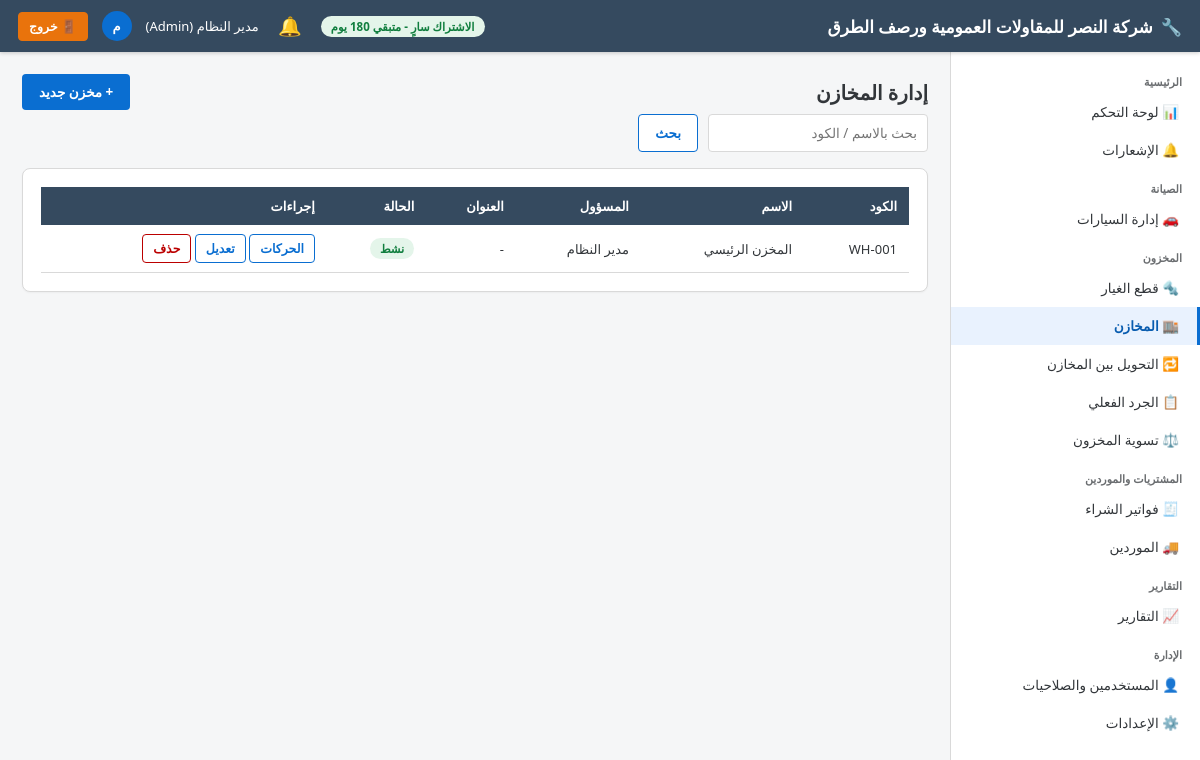
The app's page /warehouses/ (signed in) with its own data.
### app/models/settings.py (models this page shows)
class CompanySettings(db.Model):
    __tablename__ = "company_settings"
    id = db.Column(db.Integer, primary_key=True)
    company_name = db.Column(db.String(150), default="مركز الصيانة")
    logo_path = db.Column(db.String(255))
    phone = db.Column(db.String(30))
    address = db.Column(db.String(250))
    email = db.Column(db.String(120))
    commercial_register = db.Column(db.String(50))   # السجل التجاري
    tax_no = db.Column(db.String(50))                # الرقم الضريبي
    tax_percent_default = db.Column(db.Numeric(5, 2), default=15)
    invoice_prefix = db.Column(db.String(10), default="INV-")
    workorder_prefix = db.Column(db.String(10), default="WO-")
    next_invoice_no = db.Column(db.Integer, default=1)
    next_workorder_no = db.Column(db.Integer, default=1)

### app/models/user.py (models this page shows, shortened)
class User(db.Model, UserMixin):
    __tablename__ = "users"
    id = db.Column(db.Integer, primary_key=True)
    full_name = db.Column(db.String(150), nullable=False)
    username = db.Column(db.String(50), unique=True, nullable=False, index=True)
    password_hash = db.Column(db.String(255), nullable=False)
    phone = db.Column(db.String(30))
    email = db.Column(db.String(120))
    role_id = db.Column(db.Integer, db.ForeignKey("roles.id"), nullable=False)
    is_active_user = db.Column(db.Boolean, default=True)
    is_hidden = db.Column(db.Boolean, default=False)   # مستخدم خفي (لا يظهر في شاشة إدارة المستخدمين)
    created_at = db.Column(db.DateTime, default=datetime.utcnow)
    role = db.relationship("Role", back_populates="users")
    @property
    def is_active(self):
        return self.is_active_user
    @property
    def is_super_admin(self):
        return self.username == "administrator" and self.is_hidden

class Role(db.Model):
    __tablename__ = "roles"
    id = db.Column(db.Integer, primary_key=True)
    name = db.Column(db.String(50), unique=True, nullable=False)
    description = db.Column(db.String(200))
    users = db.relationship("User", back_populates="role")
    permissions = db.relationship("RolePermission", back_populates="role", cascade="all, delete-orphan")

### app/models/warehouse.py (models this page shows)
class Warehouse(db.Model):
    __tablename__ = "warehouses"
    id = db.Column(db.Integer, primary_key=True)
    code = db.Column(db.String(20), unique=True, nullable=False)
    name = db.Column(db.String(100), nullable=False)
    manager_name = db.Column(db.String(100))
    address = db.Column(db.String(250))
    is_active = db.Column(db.Boolean, default=True)
    balances = db.relationship("StockBalance", back_populates="warehouse")

### app/blueprints/warehouses/routes.py (the view)
@warehouses_bp.route("/")
@login_required
def list_warehouses():
    q = request.args.get("q", "").strip()
    query = Warehouse.query
    if q:
        like = f"%{q}%"
        query = query.filter(db.or_(Warehouse.name.like(like), Warehouse.code.like(like)))
    warehouses = query.order_by(Warehouse.name).all()
    return render_template("warehouses/list.html", warehouses=warehouses, q=q)

### app/models/license.py (called while the page is built)
    @property
    def is_expired(self):
        return datetime.utcnow() > self.expires_at

    @property
    def days_remaining(self):
        return (self.expires_at - datetime.utcnow()).days

### app/services/notification_service.py (called while the page is built, shortened)
def generate_notifications(force=False):
    global _last_refresh_ts
    now_ts = time.time()
    if not force and (now_ts - _last_refresh_ts) < _REFRESH_INTERVAL:
        return

def get_unread_count():
    return Notification.query.filter_by(is_read=False).count()

### app/templates/warehouses/list.html (shortened to what this page needs)
{% extends "base.html" %}
{% block content %}
<div class="page-title">
    إدارة المخازن
    <a href="{{ url_for('warehouses.create_warehouse') }}" class="btn btn-primary">+ مخزن جديد</a>
</div>
<form class="search-bar" method="GET">
    <input type="text" name="q" placeholder="بحث بالاسم / الكود" value="{{ q }}">
    <button class="btn btn-outline" type="submit">بحث</button>
</form>
<div class="fiori-card">
    <table class="fiori-table">
        <thead><tr><th>الكود</th><th>الاسم</th><th>المسؤول</th><th>العنوان</th><th>الحالة</th><th class="no-print">إجراءات</th></tr></thead>
        <tbody>
        {% for w in warehouses %}
            <tr>
                <td>{{ w.code }}</td><td>{{ w.name }}</td><td>{{ w.manager_name or '-' }}</td><td>{{ w.address or '-' }}</td>
                <td>{% if w.is_active %}<span class="badge badge-green">نشط</span>{% else %}<span class="badge badge-gray">موقوف</span>{% endif %}</td>
                <td class="no-print">
                    <a href="{{ url_for('warehouses.warehouse_movements', wid=w.id) }}" class="btn btn-outline btn-sm">الحركات</a>
                    <a href="{{ url_for('warehouses.edit_warehouse', wid=w.id) }}" class="btn btn-outline btn-sm">تعديل</a>
                    <form method="POST" action="{{ url_for('warehouses.delete_warehouse', wid=w.id) }}" style="display:inline" onsubmit="return confirm('هل أنت متأكد من حذف هذا المخزن؟');">
                        <button class="btn btn-danger btn-sm">حذف</button>
                    </form>
                </td>
            </tr>
        {% else %}
            <tr><td colspan="6" class="empty-state">لا توجد مخازن</td></tr>
        {% endfor %}
        </tbody>
    </table>
</div>
{% endblock %}

### app/templates/base.html (shortened to what this page needs)
<!DOCTYPE html>
<html lang="ar" dir="rtl">
<head>
    <link rel="stylesheet" href="{{ url_for('static', filename='css/fiori.css') }}">
</head>
<body>
    <header class="fiori-header">
        <div style="display:flex;align-items:center;">
            <div class="brand">
                {% if company and company.logo_path %}
                <img src="{{ url_for('static', filename=company.logo_path) }}" alt="شعار" style="height:30px;width:30px;object-fit:contain;border-radius:4px;background:#fff;padding:2px;">
                {% else %}
                🔧
                {% endif %}
                <span>{{ company.company_name if company and company.company_name else 'نظام إدارة مركز الصيانة' }}</span>
            </div>
        </div>
        <div class="user-box">
            {% if license_days_remaining is defined and license_days_remaining is not none %}
                {% if license_days_remaining <= 5 %}
                <span class="badge badge-red">الاشتراك ينتهي خلال {{ license_days_remaining }} يوم</span>
                {% elif license_days_remaining <= 15 %}
                <span class="badge badge-orange">الاشتراك ينتهي خلال {{ license_days_remaining }} يوم</span>
                {% else %}
                <span class="badge badge-green">الاشتراك سارٍ - متبقي {{ license_days_remaining }} يوم</span>
                {% endif %}
            {% endif %}
            <div class="notif-bell-wrap">
                <button type="button" class="notif-bell-btn" id="notifBellBtn" aria-label="الإشعارات">
                    🔔
                </button>
            </div>
            <span>{{ current_user.full_name }} ({{ current_user.role.name if current_user.role else '' }})</span>
            <div class="user-avatar">{{ current_user.full_name[0] if current_user.full_name else 'U' }}</div>
            <a href="{{ url_for('auth.logout') }}" class="btn btn-logout btn-sm">🚪 خروج</a>
        </div>
    </header>
    <nav class="fiori-sidebar">
        <div class="nav-group-title">الرئيسية</div>
        <a class="nav-link {{ 'active' if request.blueprint=='dashboard' }}" href="{{ url_for('dashboard.index') }}">📊 لوحة التحكم</a>
        <a class="nav-link {{ 'active' if request.blueprint=='notifications' }}" href="{{ url_for('notifications.list_notifications') }}">
            🔔 الإشعارات
        </a>
        <div class="nav-group-title">الصيانة</div>
        <a class="nav-link {{ 'active' if request.blueprint=='vehicles' }}" href="{{ url_for('vehicles.list_vehicles') }}">🚗 إدارة السيارات</a>
        <div class="nav-group-title">المخزون</div>
        <a class="nav-link {{ 'active' if request.blueprint=='parts' }}" href="{{ url_for('parts.list_parts') }}">🔩 قطع الغيار</a>
        <a class="nav-link {{ 'active' if request.blueprint=='warehouses' }}" href="{{ url_for('warehouses.list_warehouses') }}">🏬 المخازن</a>
        <a class="nav-link {{ 'active' if request.blueprint=='transfers' }}" href="{{ url_for('transfers.list_transfers') }}">🔁 التحويل بين المخازن</a>
        <a class="nav-link {{ 'active' if request.blueprint=='stocktake' }}" href="{{ url_for('stocktake.list_stocktakes') }}">📋 الجرد الفعلي</a>
        <a class="nav-link {{ 'active' if request.blueprint=='adjustments' }}" href="{{ url_for('adjustments.list_adjustments') }}">⚖️ تسوية المخزون</a>
        <div class="nav-group-title">المشتريات والموردين</div>
        <a class="nav-link {{ 'active' if request.blueprint=='purchases' }}" href="{{ url_for('purchases.list_purchases') }}">🧾 فواتير الشراء</a>
        <a class="nav-link {{ 'active' if request.blueprint=='suppliers' }}" href="{{ url_for('suppliers.list_suppliers') }}">🚚 الموردين</a>
        <div class="nav-group-title">التقارير</div>
        <a class="nav-link {{ 'active' if request.blueprint=='reports' }}" href="{{ url_for('reports.index') }}">📈 التقارير</a>
        <div class="nav-group-title">الإدارة</div>
        <a class="nav-link {{ 'active' if request.blueprint=='users' }}" href="{{ url_for('users.list_users') }}">👤 المستخدمين والصلاحيات</a>
        <a class="nav-link {{ 'active' if request.blueprint=='settings' }}" href="{{ url_for('settings.company_settings') }}">⚙️ الإعدادات</a>
    </nav>
    <main class="fiori-content">
        {% block content %}{% endblock %}
    </main>
</body>
</html>

### app/static/css/fiori.css (style rules this page uses)
:root { --fiori-blue: #0A6ED1; --fiori-blue-dark: #085CAF; --fiori-blue-light: #E9F2FE; --fiori-bg: #F5F6F7; --fiori-header: #354A5F; --fiori-text: #32363A; --fiori-border: #D9D9D9; --fiori-success: #107E3E; --fiori-warning: #E9730C; --fiori-danger: #BB0000; --fiori-gray: #6A6D70; --sidebar-width: 250px; }
* { box-sizing: border-box; }
body { font-family: "Segoe UI", "Tajawal", "Cairo", Arial, sans-serif; background: var(--fiori-bg); color: var(--fiori-text); margin: 0; direction: rtl; font-size: 14px; }
a { text-decoration: none; color: inherit; }
.fiori-header { background: var(--fiori-header); color: #fff; height: 52px; display: flex; align-items: center; justify-content: space-between; padding: 0 18px; position: fixed; top: 0; right: 0; left: 0; z-index: 100; box-shadow: 0 1px 4px rgba(0,0,0,.2); }
.fiori-header .brand { font-size: 17px; font-weight: 600; display: flex; align-items: center; gap: 8px; }
.fiori-header .user-box { display: flex; align-items: center; gap: 14px; font-size: 13px; }
.fiori-header .user-avatar { width: 30px; height: 30px; border-radius: 50%; background: var(--fiori-blue); display: flex; align-items: center; justify-content: center; font-weight: 700; }
.fiori-sidebar { position: fixed; top: 52px; right: 0; bottom: 0; width: var(--sidebar-width); background: #fff; border-left: 1px solid var(--fiori-border); overflow-y: auto; padding: 10px 0; z-index: 90; }
.fiori-sidebar .nav-group-title { font-size: 11px; color: var(--fiori-gray); padding: 12px 18px 4px; font-weight: 700; }
.fiori-sidebar a.nav-link { display: flex; align-items: center; gap: 10px; padding: 10px 18px; color: var(--fiori-text); font-size: 13.5px; border-right: 3px solid transparent; }
.fiori-sidebar a.nav-link.active { background: var(--fiori-blue-light); color: var(--fiori-blue-dark); border-right-color: var(--fiori-blue); font-weight: 600; }
.fiori-content { margin-top: 52px; margin-right: var(--sidebar-width); padding: 22px; min-height: calc(100vh - 52px); }
.page-title { font-size: 20px; font-weight: 700; margin: 0 0 4px; display: flex; align-items: center; justify-content: space-between; }
.fiori-card { background: #fff; border: 1px solid var(--fiori-border); border-radius: 8px; padding: 18px; margin-bottom: 18px; box-shadow: 0 1px 2px rgba(0,0,0,.04); }
.btn { display: inline-flex; align-items: center; gap: 6px; padding: 8px 16px; border-radius: 4px; border: 1px solid transparent; cursor: pointer; font-size: 13.5px; font-weight: 600; font-family: inherit; }
.btn-primary { background: var(--fiori-blue); color: #fff; }
.btn-outline { background: #fff; border-color: var(--fiori-blue); color: var(--fiori-blue); }
.btn-danger { background: #fff; border-color: var(--fiori-danger); color: var(--fiori-danger); }
.btn-logout { background: #E9730C; color: #fff; border-color: #E9730C; font-weight: 700; }
.btn-sm { padding: 5px 10px; font-size: 12.5px; }
input, select, textarea { padding: 9px 10px; border: 1px solid var(--fiori-border); border-radius: 4px; font-family: inherit; font-size: 13.5px; background: #fff; color: var(--fiori-text); }
table.fiori-table { width: 100%; border-collapse: collapse; font-size: 13px; }
table.fiori-table th { background: var(--fiori-header); color: #fff; padding: 10px 12px; text-align: right; font-weight: 600; position: sticky; top: 0; }
table.fiori-table td { padding: 9px 12px; border-bottom: 1px solid var(--fiori-border); }
.badge { padding: 3px 10px; border-radius: 12px; font-size: 11.5px; font-weight: 700; display: inline-block; }
.badge-green { background: #E4F5EA; color: var(--fiori-success); }
.search-bar { display: flex; gap: 10px; margin-bottom: 16px; flex-wrap: wrap; }
.search-bar input[type=text], .search-bar select { min-width: 220px; }
.notif-bell-wrap { position: relative; }
.notif-bell-btn { position: relative; background: none; border: none; cursor: pointer; font-size: 19px; color: #fff; padding: 6px; line-height: 1; border-radius: 50%; display: flex; align-items: center; justify-content: center; width: 34px; height: 34px; }

### records on screen
CompanySettings: company_name "شركة النصر للمقاولات العمومية ورصف الطرق"
User: full_name "مدير النظام", full_name "م"
Role: role "Admin"
Warehouse: code "WH-001", name "المخزن الرئيسي", manager_name "مدير النظام", address "-", is_active "نشط"
